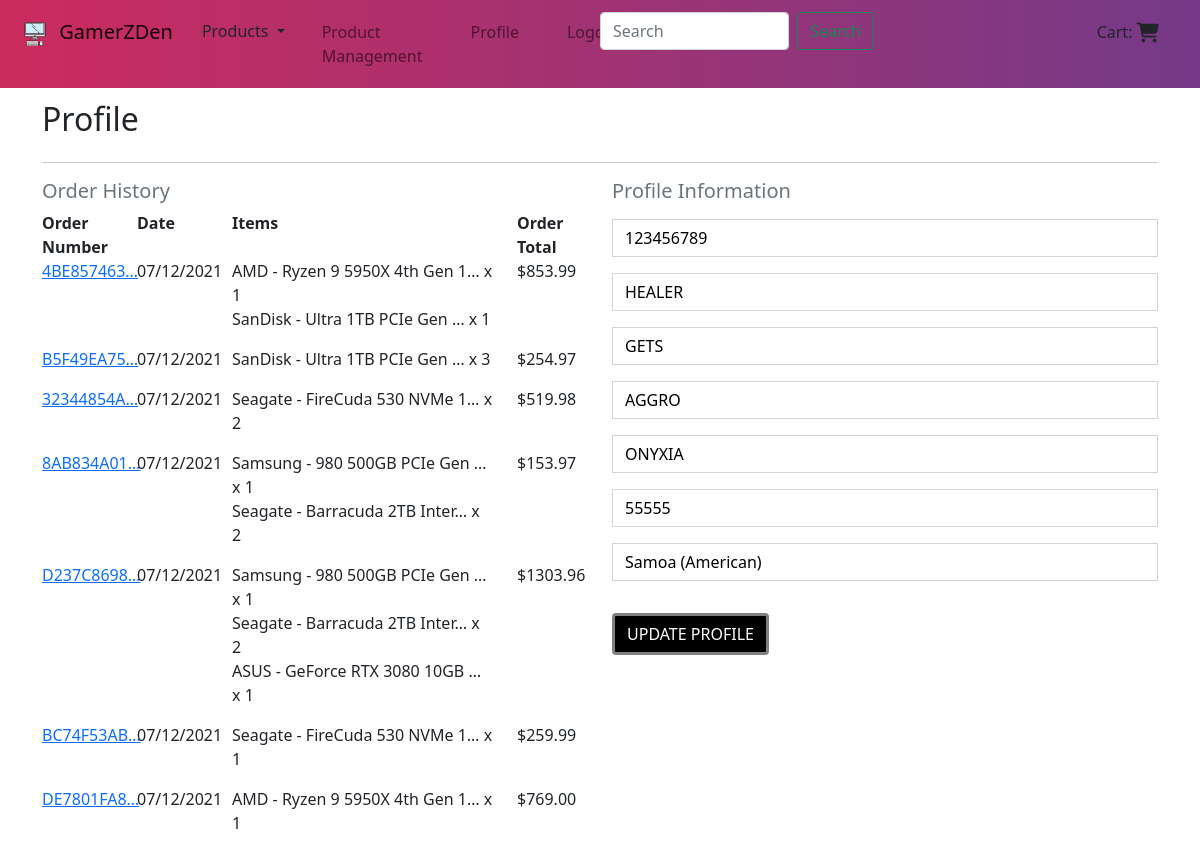
/profile/ (signed in), run on the app's committed database.
### checkout/models.py (models this page shows, shortened)
class Order(models.Model):
    order_number = models.CharField(max_length=32, null=False, editable=False)
    full_name = models.CharField(max_length=128, null=False, blank=False)
    email = models.EmailField(max_length=254, null=False, blank=False)
    phone_number = models.CharField(max_length=32, null=False, blank=False)
    country = CountryField(blank_label='Country*', null=False, blank=False)
    postcode = models.CharField(max_length=32, null=True, blank=True)
    town_or_city = models.CharField(max_length=64, null=False, blank=False)
    street_address = models.CharField(max_length=128, null=False, blank=False)
    street_address2 = models.CharField(max_length=128, null=True, blank=True)
    county = models.CharField(max_length=128, null=True, blank=True)
    date = models.DateTimeField(auto_now_add=True)
    delivery_cost = models.DecimalField(max_digits=6, decimal_places=2, null=False, default=0)
    order_total = models.DecimalField(max_digits=10, decimal_places=2, null=False, default=0)
    grand_total = models.DecimalField(max_digits=10, decimal_places=2, null=False, default=0)
    original_cart = models.TextField(null=False, blank=False, default='')
    stripe_pid = models.CharField(max_length=256, null=False, blank=False, default='')
    user_profile = models.ForeignKey(UserProfile, on_delete=models.SET_NULL, null=True, blank=True, related_name='orders')

class OrderLineItem(models.Model):
    order = models.ForeignKey(Order, null=False, blank=False, on_delete=models.CASCADE, related_name='lineitems')
    product = models.ForeignKey(Product, null=False, blank=False, on_delete=models.CASCADE)
    quantity = models.IntegerField(null=False, blank=False, default=0)
    lineitem_total = models.DecimalField(max_digits=8, decimal_places=2, null=False, blank= False, editable=False)

### products/models.py (models this page shows, shortened)
class Product(models.Model):
    sku = models.IntegerField(null=True, blank=True, unique=True)
    name = models.TextField(max_length=256)
    description = models.TextField(null=True, blank=True)
    price = models.DecimalField(max_digits=7, decimal_places=2)
    category = models.ForeignKey(Category, on_delete=models.SET_NULL, null=True, blank=True)
    rating = models.DecimalField(max_digits=2, decimal_places=1)
    image_url = models.URLField(max_length=1024)
    image = models.ImageField(null=True, blank=True)
    make = models.CharField(max_length=64)
    model_id = models.CharField(max_length=64)

### profiles/models.py (models this page shows, shortened)
class UserProfile(models.Model):
    user = models.OneToOneField(User, on_delete=models.CASCADE)
    default_phone_number = models.CharField(max_length=32, null=True, blank=True)
    default_street_address = models.CharField(max_length=128, null=True, blank=True)
    default_street_address2 = models.CharField(max_length=128, null=True, blank=True)
    default_town_or_city = models.CharField(max_length=64, null=True, blank=True)
    default_county = models.CharField(max_length=128, null=True, blank=True)
    default_postcode = models.CharField(max_length=32, null=True, blank=True)
    default_country = CountryField(blank_label='Country', null=True, blank=True)

### profiles/views.py (the view, shortened to what this page needs)
# urls.py: path('profile/', include('profiles.urls')),
def profile(request):
    profile = get_object_or_404(UserProfile, user=request.user)
    form = ProfileForm(instance=profile)
    orders = profile.orders.all()
    for order in orders:
        date = order.date.strftime('%d/%m/%Y')
    template = 'profiles/profile.html'
    context = {
        'orders': orders,
        'form': form,
        'on_profile_page': True,
        'date': date,
    }
    return render(request, template, context)

### profiles/forms.py
class ProfileForm(forms.ModelForm):
    class Meta:
        model = UserProfile
        exclude = ('user',)
    def __init__(self, *args, **kwargs):
        super().__init__(*args, **kwargs)
        placeholders = {
            'default_phone_number': 'Phone Number',
            'default_postcode': 'Postal Code',
            'default_town_or_city': 'Town or City',
            'default_street_address': 'Street Address',
            'default_street_address2': 'Street Address2',
            'default_county': 'County',
        }
        self.fields['default_phone_number'].widget.attrs['autofocus'] = True
        for field in self.fields:
            if field != 'default_country':
                if self.fields[field].required:
                    placeholder = f'{placeholders[field]}*'
                else:
                    placeholder = placeholders[field]
                self.fields[field].widget.attrs['placeholder'] = placeholder
            self.fields[field].widget.attrs['class'] = 'profile-form-input mb-3 border-black rounded-0'
            self.fields[field].label = False

### cart/context_processors.py (called while the page is built, shortened)
def cart_contents(request):
    cart_items = []
    total = 0
    product_count = 0
    cart = request.session.get('cart', {})
    if total < settings.FREE_DELIVERY_THRESHOLD:
        if request.user.is_authenticated:
            delivery = total * Decimal(settings.MEMBER_DELIVERY_PERCENTAGE / 100)
        else:
            delivery = total * Decimal(settings.STANDARD_DELIVERY_PERCENTAGE / 100)
        free_delivery_in = settings.FREE_DELIVERY_THRESHOLD - total
    else:
        delivery = 0
        free_delivery_in = 0
    grand_total = delivery + total
    context = {
        'cart_items': cart_items,
        'total': total,
        'product_count': product_count,
        'delivery': delivery,
        'free_delivery_in': free_delivery_in,
        'free_delivery_threshold': settings.FREE_DELIVERY_THRESHOLD,
        'grand_total': grand_total,
    }
    return context

### profiles/templates/profiles/profile.html (shortened to what this page needs)
{% extends "base.html" %}
{% load static %}
{% block extra_css %}
    <link rel="stylesheet" href="{% static 'profiles/css/profile.css' %}">
{% endblock %}
{% block page_header %}
    <div class="container header-container">
    </div>
{% endblock %}
{% block content %}
    <div class="overlay"></div>
    <div class="container">
        <div class="row">
            <div class="col">
                <h2 class="logo-font mb-4">Profile</h2>
                <hr>
            </div>
        </div>
        <div class="row">
            <div class="col-12 col-lg-6">
                <h5 class="text-muted">Order History</h5>
                <div class="order-history">
                    <div class="row">
                        <div class="col-6 col-lg-2"><strong>Order Number</strong></div>
                        <div class="col-6 col-lg-2"><strong>Date</strong></div>
                        <div class="col-6 col-lg-6"><strong>Items</strong></div>
                        <div class="col-6 col-lg-2"><strong>Order Total</strong></div>
                    </div>
                    {% for order in orders %}
                    <div class="row">
                        <div class="col-6 col-lg-2"><a href="{% url 'order_history' order.order_number %}">{{ order.order_number|truncatechars:10 }}</a></div>
                        <div class="col-6 col-lg-2">{{ date }}</div>
                        <div class="col-6 col-lg-6">
                            <ul class="list-unstyled">
                                {% for item in order.lineitems.all %}
                                    <li>{{ item.product.name|truncatechars:30 }} x {{ item.quantity }}</li>
                                {% endfor %}
                            </ul>
                        </div>
                        <div class="col-6 col-lg-2">${{ order.grand_total }}</div>
                    </div>
                    {% endfor %}
                </div>
            </div>
            <div class="col-12 col-lg-6">
                <h5 class="text-muted mb-3">
                    Profile Information
                </h5>
                <form action="{% url 'profile' %}" method="POST" id="profile-update-form">
                    {{ form|crispy }}
                    <button class="btn btn-black mt-3 rounded text-uppercase">Update Profile</button>
                </form>
            </div>
        </div>
{% endblock %}

### static/css/base.css (style rules this page uses)
:root { --primary-border-color: -webkit-linear-gradient(to right, #fdbb2d, #b21f1f, #1a2a6c); --primary-header-color: linear-gradient(90deg, #cc2b5e, #753a88); --fallback-border-color: #1a2a6c; --blur: 10px; }
html { height: 100%; }
body { background: url('/media/main-bg.jpg') no-repeat center center fixed; background-size: cover; }
.overlay { height: 100%; width: 100%; top: 0; left: 0; position: fixed; background: #fff; z-index: -1; }
.header-container { padding-top: 100px; }
.btn-black { color: #FFF; background: #000; border: grey 3px solid; transition: color .15s ease-in-out,background-color .15s ease-in-out,border-color .15s ease-in-out,box-shadow .15s ease-in-out; }

### profiles/static/profiles/css/profile.css (style rules this page uses)
#profile-update-form .form-control { color: black; }
#profile-update-form input::placeholder { color: #aab7c4; }
#id_default_country, #id_default_country option:not(:first-child) { color: black; }

### data on the page
Order: order_number "4BE857463…", date "07/12/2021", grand_total "853.99"
OrderLineItem: product.name "AMD - Ryzen 9 5950X 4th Gen 1…", quantity "1"
OrderLineItem: product.name "SanDisk - Ultra 1TB PCIe Gen …", quantity "1"
Order: order_number "B5F49EA75…", date "07/12/2021", grand_total "254.97"
OrderLineItem: product.name "SanDisk - Ultra 1TB PCIe Gen …", quantity "3"
Order: order_number "32344854A…", date "07/12/2021", grand_total "519.98"
OrderLineItem: product.name "Seagate - FireCuda 530 NVMe 1…", quantity "2"
Order: order_number "8AB834A01…", date "07/12/2021", grand_total "153.97"
OrderLineItem: product.name "Samsung - 980 500GB PCIe Gen …", quantity "1"
OrderLineItem: product.name "Seagate - Barracuda 2TB Inter…", quantity "2"
Order: order_number "D237C8698…", date "07/12/2021", grand_total "1303.96"
OrderLineItem: product.name "Samsung - 980 500GB PCIe Gen …", quantity "1"
OrderLineItem: product.name "Seagate - Barracuda 2TB Inter…", quantity "2"
OrderLineItem: product.name "ASUS - GeForce RTX 3080 10GB …", quantity "1"
Order: order_number "BC74F53AB…", date "07/12/2021", grand_total "259.99"
OrderLineItem: product.name "Seagate - FireCuda 530 NVMe 1…", quantity "1"
Order: order_number "DE7801FA8…", date "07/12/2021", grand_total "769.00"
OrderLineItem: product.name "AMD - Ryzen 9 5950X 4th Gen 1…", quantity "1"
UserProfile: default_phone_number "123456789", default_street_address "HEALER", default_street_address2 "GETS", default_town_or_city "AGGRO", default_county "ONYXIA", default_postcode "55555", default_country "Samoa (American)"
